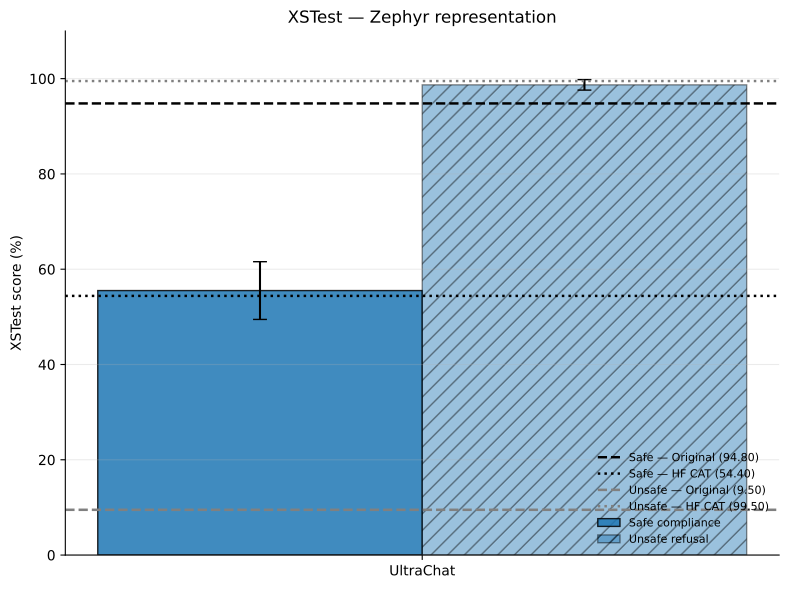

Python code for this plot:
import numpy as np
import matplotlib.pyplot as plt

from pathlib import Path
from matplotlib.backends.backend_pdf import PdfPages
from matplotlib.lines import Line2D


MODEL_NAME = "Zephyr"
METRIC_NAME = "XSTest"
COLOR = "C0"

eps = np.array([0.05, 0.10, 0.20, 0.40])


# ============================================================
# Safe compliance
# ============================================================

safe_github = (55.52, 6.06)

safe_references = {
    "Original Zephyr": 94.80,
    "HuggingFace CAT Zephyr": 54.40,
}

safe_relative = {
    "y":   [62.40, 54.67, 53.47, 70.93],
    "err": [7.34, 6.47, 2.95, 13.05],
}


# ============================================================
# Unsafe refusal
# ============================================================

unsafe_github = (98.70, 1.10)

unsafe_references = {
    "Original Zephyr": 9.50,
    "HuggingFace CAT Zephyr": 99.50,
}

unsafe_relative = {
    "y":   [98.83, 98.83, 99.00, 89.00],
    "err": [0.58, 0.76, 0.50, 9.37],
}


# ============================================================
# Representation
# ============================================================

def plot_representation():
    fig, ax = plt.subplots(figsize=(8, 6))

    width = 0.30

    safe_value, safe_error = safe_github
    unsafe_value, unsafe_error = unsafe_github

    ax.bar(
        -width / 2,
        safe_value,
        width,
        yerr=safe_error,
        capsize=5,
        color=COLOR,
        alpha=0.85,
        edgecolor="black",
        label="Safe compliance",
    )

    ax.bar(
        width / 2,
        unsafe_value,
        width,
        yerr=unsafe_error,
        capsize=5,
        color=COLOR,
        alpha=0.45,
        edgecolor="black",
        hatch="//",
        label="Unsafe refusal",
    )

    # Safe references
    ax.axhline(
        safe_references["Original Zephyr"],
        color="black",
        linestyle="--",
        linewidth=1.8,
        label=(
            "Safe — Original "
            f"({safe_references['Original Zephyr']:.2f})"
        ),
    )

    ax.axhline(
        safe_references["HuggingFace CAT Zephyr"],
        color="black",
        linestyle=":",
        linewidth=1.8,
        label=(
            "Safe — HF CAT "
            f"({safe_references['HuggingFace CAT Zephyr']:.2f})"
        ),
    )

    # Unsafe references
    ax.axhline(
        unsafe_references["Original Zephyr"],
        color="gray",
        linestyle="--",
        linewidth=1.8,
        label=(
            "Unsafe — Original "
            f"({unsafe_references['Original Zephyr']:.2f})"
        ),
    )

    ax.axhline(
        unsafe_references["HuggingFace CAT Zephyr"],
        color="gray",
        linestyle=":",
        linewidth=1.8,
        label=(
            "Unsafe — HF CAT "
            f"({unsafe_references['HuggingFace CAT Zephyr']:.2f})"
        ),
    )

    ax.set_xticks([0])
    ax.set_xticklabels(["UltraChat"])

    ax.set_ylim(0, 110)
    ax.set_ylabel("XSTest score (%)")
    ax.set_title(f"XSTest — {MODEL_NAME} representation")

    ax.grid(axis="y", alpha=0.25)
    ax.spines["top"].set_visible(False)
    ax.spines["right"].set_visible(False)

    ax.legend(
        frameon=False,
        fontsize=8,
        loc="lower right",
    )

    fig.tight_layout()
    return fig


# ============================================================
# Relative LR
# ============================================================

def plot_relative_lr():
    fig, ax = plt.subplots(figsize=(8, 6))

    # Safe
    ax.plot(
        eps,
        safe_relative["y"],
        marker="o",
        markersize=7,
        linewidth=2,
        linestyle="-",
        color=COLOR,
    )

    ax.errorbar(
        eps,
        safe_relative["y"],
        yerr=safe_relative["err"],
        fmt="none",
        capsize=4,
        color=COLOR,
    )

    # Unsafe
    ax.plot(
        eps,
        unsafe_relative["y"],
        marker="s",
        markersize=6,
        linewidth=2,
        linestyle="--",
        color=COLOR,
    )

    ax.errorbar(
        eps,
        unsafe_relative["y"],
        yerr=unsafe_relative["err"],
        fmt="none",
        capsize=4,
        color=COLOR,
    )

    ax.set_ylim(0, 110)

    ax.set_xlabel(r"Configuration multiplier $s$")
    ax.set_ylabel("XSTest score (%)")

    ax.set_xticks(eps)
    ax.set_xticklabels(["0.05", "0.10", "0.20", "0.40"])

    ax.set_title(
        f"XSTest — {MODEL_NAME} relative learning rate"
    )

    metric_handles = [
        Line2D(
            [0], [0],
            color=COLOR,
            marker="o",
            linestyle="-",
            linewidth=2,
            label="Safe compliance",
        ),
        Line2D(
            [0], [0],
            color=COLOR,
            marker="s",
            linestyle="--",
            linewidth=2,
            label="Unsafe refusal",
        ),
    ]

    ax.legend(
        handles=metric_handles,
        frameon=False,
    )

    ax.grid(axis="y", alpha=0.25)
    ax.spines["top"].set_visible(False)
    ax.spines["right"].set_visible(False)

    fig.tight_layout()
    return fig


figures = [
    plot_representation(),
    plot_relative_lr(),
]

pdf_path = Path(__file__).resolve().with_suffix(".pdf")

with PdfPages(pdf_path) as pdf:
    for fig in figures:
        pdf.savefig(fig, bbox_inches="tight")

print(f"Saved to:\n{pdf_path}")

plt.show()
